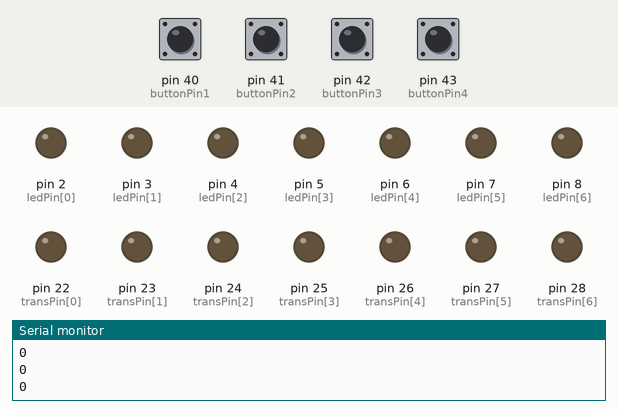
Recording of a sketch running on a simulated Arduino Mega 2560, built with avr-gcc and run on an emulated ATmega2560. Parts: output pins drawn as LEDs (lit = HIGH), the last lines printed to the serial monitor. The test bench sets the inputs (shaded band); at power-on: pin 40 (buttonPin1), pin 41 (buttonPin2), pin 42 (buttonPin3), pin 43 (buttonPin4) LOW.

Above: at 1.2 s.
1.3 s: pin 41 (buttonPin2) pulled HIGH for 1 s
At 3.4 s:
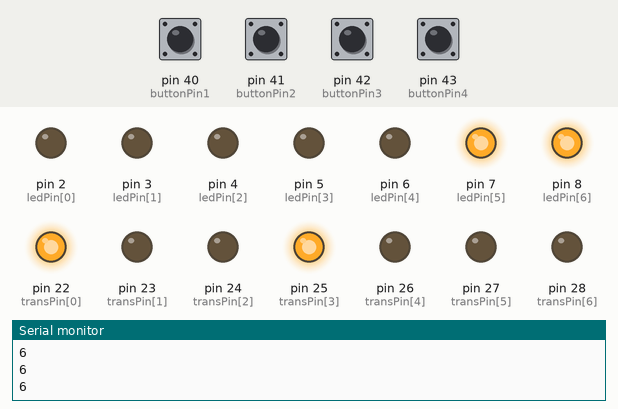
4.3 s: pin 43 (buttonPin4) pulled HIGH for 0.15 s
At 4.7 s:
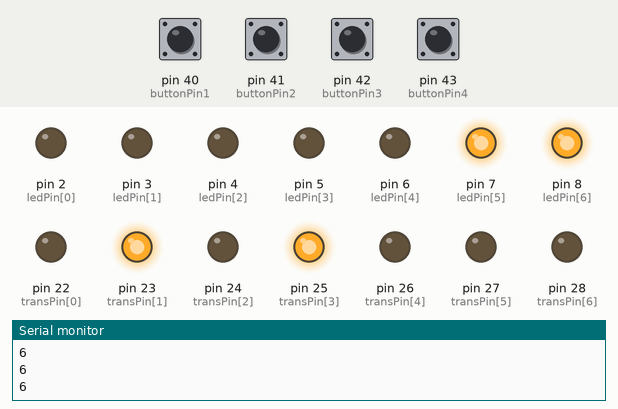
5.9 s: pin 40 (buttonPin1) pulled HIGH for 0.15 s
At 7.1 s:
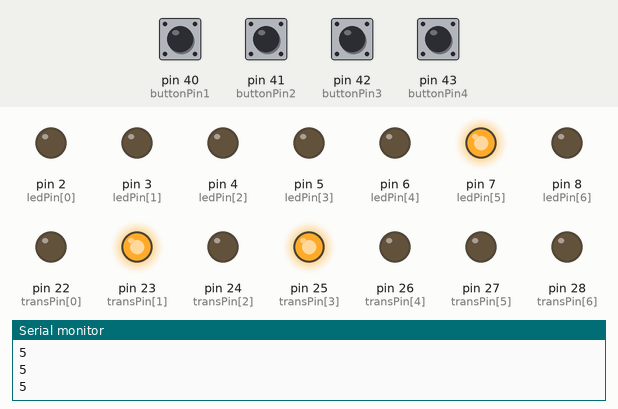
7.5 s: pin 40 (buttonPin1) pulled HIGH for 1 s
At 8.6 s:
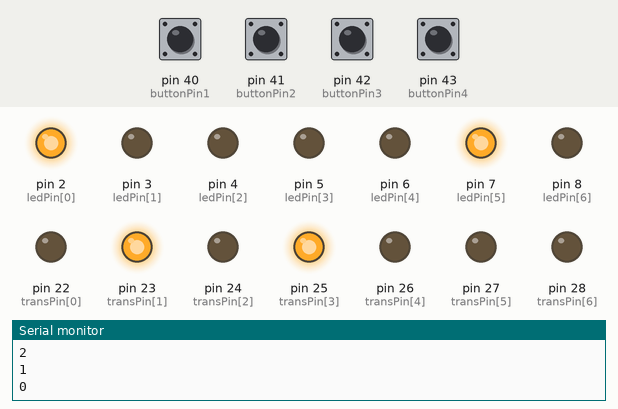
10.0 s: pin 42 (buttonPin3) pulled HIGH for 0.15 s
At 10.4 s:
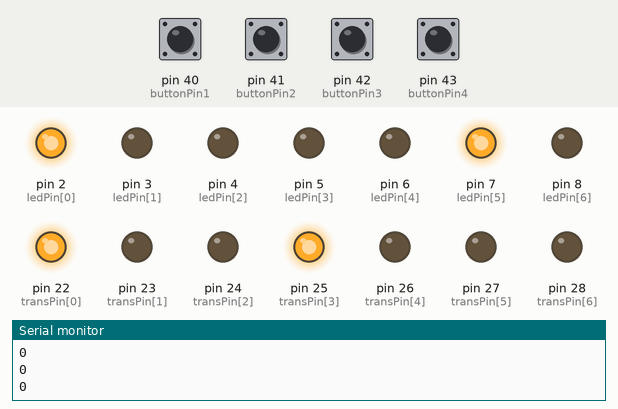
11.6 s: pin 43 (buttonPin4) pulled HIGH for 1 s
At 13.9 s:
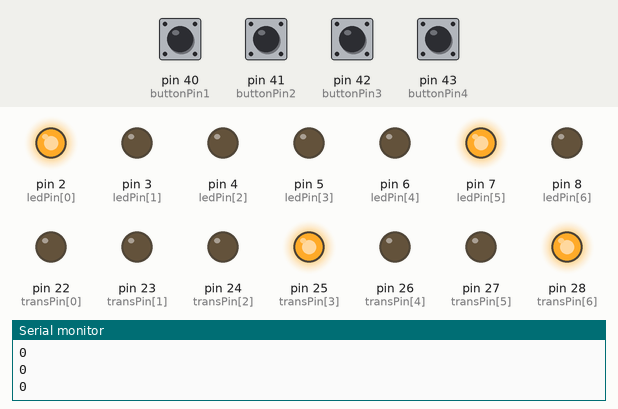
Timing chart, 0 to 15.4 s (numbered marks = the images above; inputs shaded):
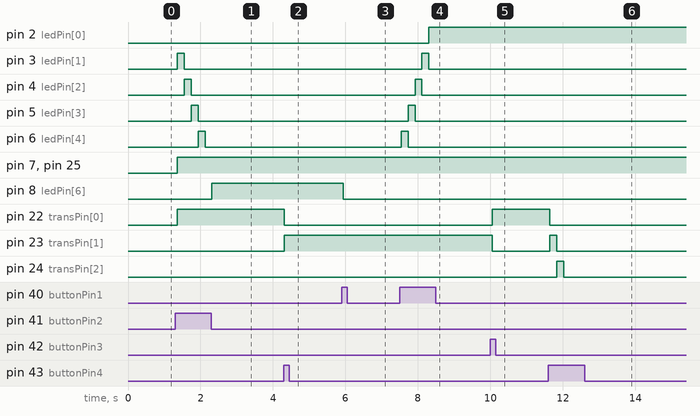

Measured:
- after the input at 1.3 s, pin 3 (ledPin[1]): LOW → HIGH after 0.06 s, → LOW 0.19 s later; pin 4 (ledPin[2]): LOW → HIGH after 0.25 s, → LOW 0.19 s later
- after the input at 4.3 s, pin 22 (transPin[0]): HIGH → LOW at once; pin 23 (transPin[1]): LOW → HIGH at once
- after the input at 5.9 s, pin 8 (ledPin[6]): HIGH → LOW after 0.05 s
- after the input at 7.5 s, pin 2 (ledPin[0]): LOW → HIGH after 0.80 s; pin 3 (ledPin[1]): LOW → HIGH after 0.61 s, → LOW 0.19 s later; pin 4 (ledPin[2]): LOW → HIGH after 0.42 s, → LOW 0.19 s later; pin 5 (ledPin[3]): LOW → HIGH after 0.23 s, → LOW 0.19 s later; pin 6 (ledPin[4]): LOW → HIGH at once, → LOW 0.19 s later
- after the input at 10.0 s, pin 22 (transPin[0]): LOW → HIGH after 0.05 s; pin 23 (transPin[1]): HIGH → LOW after 0.05 s
- after the input at 11.6 s, pin 22 (transPin[0]): HIGH → LOW at once; pin 23 (transPin[1]): LOW → HIGH at once, → LOW 0.19 s later; pin 24 (transPin[2]): LOW → HIGH after 0.23 s, → LOW 0.19 s later; pin 26 (transPin[4]): LOW → HIGH after 0.61 s, → LOW 0.19 s later; pin 27 (transPin[5]): LOW → HIGH after 0.80 s, → LOW 0.19 s later

The sketch:

ledGridControl.ino
```cpp
// ledGridControl
// This code controls a grid of 12 x 10 Leds connected to
// the pins on an arduino mega board. 1 Led is on and the Led
// can then be moved across the grid based on 4 button inputs.

const int buttonPin1 = 40; // left
const int buttonPin2 = 41; // right
const int buttonPin3 = 42; // down
const int buttonPin4 = 43; // up

int ledPin[] = {2, 3, 4, 5, 6, 7, 8, 9, 10, 11, 12, 13};
int transPin[] = {22, 23, 24, 25, 26, 27, 28, 29, 30, 31};

int buttonState1 = 0;
int buttonState2 = 0;
int buttonState3 = 0;
int buttonState4 = 0;
int led = 0;
int trans = 0;

void setup() {
  Serial.begin(9600);
  // initialize the LED pin as an output:
  for (int c = 0; c <= 11; c++) {
      pinMode(ledPin[c], OUTPUT);
  }
  // initialize the transistor pin as an output:
  for (int c = 0; c <= 9; c++) {
      pinMode(transPin[c], OUTPUT);
  }
  // initialize the pushbutton pin as an input:
  pinMode(buttonPin1, INPUT);
  pinMode(buttonPin2, INPUT);
  pinMode(buttonPin3, INPUT);
  pinMode(buttonPin4, INPUT);
}

// update function to turn on proper led
void update() {
  // turn all leds off and turn specified led on
  for (int c = 0; c <= 11; c++) {
      digitalWrite(ledPin[c], LOW);
  }
  digitalWrite(ledPin[led], HIGH);
  for (int c = 0; c <= 9; c++) {
      digitalWrite(transPin[c], LOW);
  }
  digitalWrite(transPin[trans], HIGH);
  digitalWrite(ledPin[5], HIGH);
  digitalWrite(transPin[3], HIGH);
}

void loop() {
  // read the state of the pushbutton value:
  buttonState1 = digitalRead(buttonPin1);
  delay(10);
  buttonState2 = digitalRead(buttonPin2);
  delay(10);
  buttonState3 = digitalRead(buttonPin3);
  delay(10);
  buttonState4 = digitalRead(buttonPin4);
  delay(10);

  if (buttonState1 == HIGH) {
      // need to move through leds left
      led = led - 1;
      if (led <= 0) {
        led = 0;
      }
      update();
      delay(150);
  }
  if (buttonState2 == HIGH) {
    // need to move through leds right
    led = led + 1;
      if (led >= 11) {
        led = 11;
      }
      update();
      delay(150);
  }
  if (buttonState3 == HIGH) {
      // need to move through leds down
      trans = trans - 1;
      if (trans <= 0) {
        trans = 0;
      }
      update();
      delay(150);
  }
  if (buttonState4 == HIGH) {
    // need to move through leds up
    trans = trans + 1;
      if (trans >= 9) {
        trans = 9;
      }
      update();
      delay(150);
  }
  Serial.println(led);
}
```
